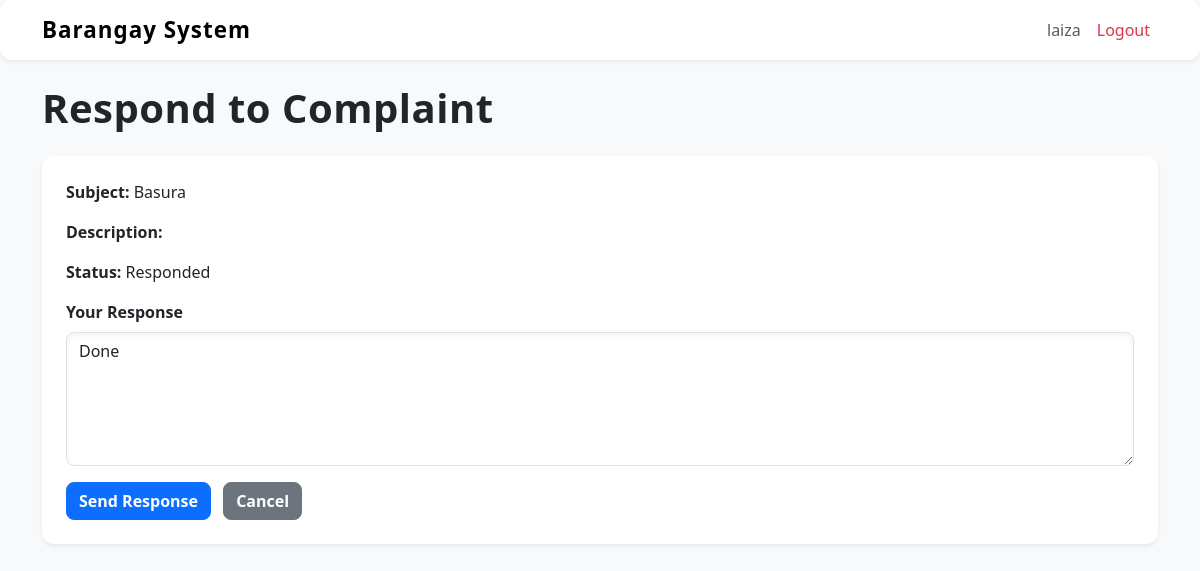
The app's page /staff/complaint/respond/2/ (signed in) with its own data.
### core/models.py (models this page shows, shortened)
class Complaint(models.Model):
    STATUS_CHOICES = [
        ('Pending', 'Pending'),
        ('Responded', 'Responded'),
    ]
    user = models.ForeignKey(User, on_delete=models.CASCADE)
    subject = models.CharField(max_length=200)
    message = models.TextField()
    response = models.TextField(blank=True, null=True)
    status = models.CharField(max_length=20, choices=STATUS_CHOICES, default='Pending')
    created_at = models.DateTimeField(auto_now_add=True)

### core/decorators.py (the view)
    def wrapper(request, *args, **kwargs):
        if request.user.is_superuser:
            return view_func(request, *args, **kwargs)
        else:
            messages.error(request, "Access denied. Staff only.")
            return redirect('resident_dashboard')

### core/views.py (called while the page is built, shortened)
@staff_only
def respond_complaint(request, id):
    complaint = get_object_or_404(Complaint, id=id)
    return render(request, 'staff/respond_complaint.html', {'complaint': complaint})

### core/templates/staff/respond_complaint.html (shortened to what this page needs)
{% extends 'base.html' %}
{% block content %}
<h1 class="mb-4 fw-bold">Respond to Complaint</h1>
<div class="card shadow-sm p-4">
    <p><strong>Subject:</strong> {{ complaint.subject }}</p>
    <p><strong>Description:</strong> {{ complaint.description }}</p>
    <p><strong>Status:</strong> {{ complaint.status }}</p>
    <form method="POST">
        <div class="mb-3">
            <label for="response" class="form-label fw-bold">Your Response</label>
            <textarea name="response" id="response" rows="5" class="form-control" placeholder="Type your response here..." required>{{ complaint.response }}</textarea>
        </div>
        <button type="submit" class="btn btn-primary fw-bold">Send Response</button>
        <a href="{% url 'staff_dashboard' %}" class="btn btn-secondary fw-bold ms-2">Cancel</a>
    </form>
</div>
{% endblock %}

### core/templates/base.html (shortened to what this page needs)
{% load static %}
<!DOCTYPE html>
<html lang="en">
<head>
    <link href="https://cdn.jsdelivr.net/npm/bootstrap@5.3.2/dist/css/bootstrap.min.css" rel="stylesheet">
    <link rel="stylesheet" href="{% static 'css/style.css' %}">
</head>
<body class="bg-light text-dark">
    <nav class="navbar navbar-expand-lg navbar-light bg-white shadow-sm mb-4">
        <div class="container">
            <a class="navbar-brand fw-bold" href="{% url 'home' %}">Barangay System</a>
            <div class="collapse navbar-collapse justify-content-end" id="navbarNav">
                <ul class="navbar-nav">
                    {% if user.is_authenticated %}
                        <li class="nav-item">
                            <a class="nav-link" href="#">{{ user.username }}</a>
                        </li>
                        <li class="nav-item">
                            <a class="nav-link text-danger" href="{% url 'logout' %}">Logout</a>
                        </li>
                    {% else %}
                        <li class="nav-item">
                            <a class="nav-link" href="{% url 'login' %}">Login</a>
                        </li>
                    {% endif %}
                </ul>
            </div>
        </div>
    </nav>
    <div class="container">
        {% block content %}{% endblock %}
    </div>
</body>
</html>

### core/static/css/style.css (style rules this page uses)
body { font-family: 'Segoe UI', Tahoma, Geneva, Verdana, sans-serif; background: #f8f9fa; color: #212529; }
.card { border-radius: 12px; transition: all 0.3s ease; border: none; box-shadow: 0 4px 15px rgba(0, 0, 0, 0.08); }
.btn { border-radius: 8px; font-weight: 600; transition: all 0.2s ease; }
.form-control { border-radius: 8px; box-shadow: inset 0 2px 6px rgba(0, 0, 0, 0.05); transition: all 0.2s ease; }
h1, h2, h3, h4, h5 { font-weight: 700; letter-spacing: 0.5px; }
a { text-decoration: none; transition: all 0.2s ease; }
.navbar { border-radius: 12px; }
.navbar-brand { font-size: 1.4rem; letter-spacing: 1px; font-weight: 700; }

### records on screen
Complaint: subject "Basura", status "Responded", response "Done"

### other values on screen
{{ user.username }} "laiza"
